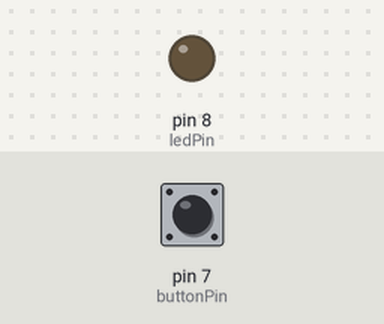
Simulated run of this sketch. Board: Arduino Uno, built with avr-gcc and run on an emulated ATmega328P. Parts: output pins drawn as LEDs (lit = HIGH). Inputs (shaded band) come from the test bench; at power-on: pin 7 (buttonPin) HIGH.

Above: at 1.2 s.
1.3 s: pin 7 (buttonPin) pulled LOW for 0.15 s
At 1.37 s:
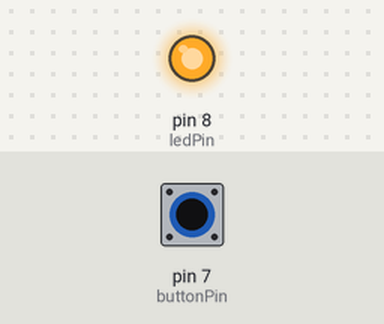
2.9 s: pin 7 (buttonPin) pulled LOW for 3.2 s
At 6.9 s:
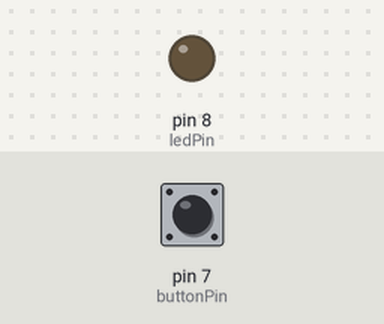
Timing chart, 0 to 8.4 s (numbered marks = the images above; inputs shaded):
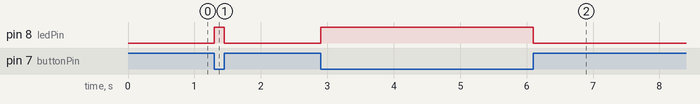

The sketch:

button-sketch.ino
```cpp
/**
   Sketch that shows usage of a button to turn on an LED

   Using:
   1. Arduino Uno R3
   2. LED
   3. Button

   Andrew Garner
   August 3, 2018
*/

int buttonPin = 7;
int ledPin = 8;

void setup() {
  // put your setup code here, to run once:
  pinMode(ledPin, OUTPUT);
  pinMode(buttonPin, INPUT_PULLUP);

}

void loop() {
  // put your main code here, to run repeatedly:
  if (isPressed()) {
    digitalWrite(ledPin, HIGH);
  } else {
    digitalWrite(ledPin, LOW);
  }

}

boolean isPressed() {
  return digitalRead(buttonPin) == LOW;
}
```

Measured:
- after the input at 1.3 s, pin 8 (ledPin): LOW → HIGH at once, → LOW 0.15 s later
- after the input at 2.9 s, pin 8 (ledPin): LOW → HIGH at once, → LOW 3.2 s later
